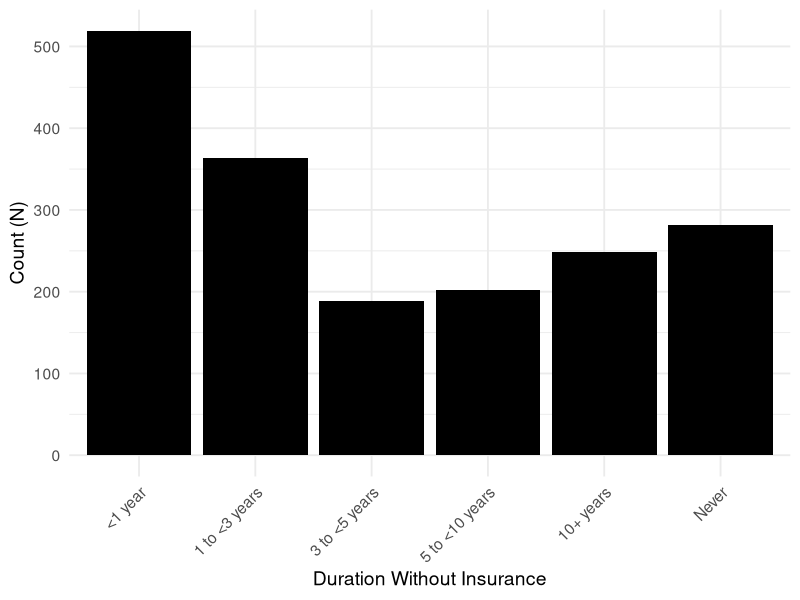

Reproduce this figure in R.
################################################
# Generate histogram of duration without insurance
# Author: Julia Muller
# Date: 18 February 2024
# Last modified: February 2024
################################################

# Load libraries
suppressPackageStartupMessages(library(tidyverse))

# Import data
data <- read_csv('data/no_insurance_filtered.csv', show_col_types = F)

# Factor duration variable
data <- data %>%
  # mutate(
  #   HILAST.f = factor(HILAST.f, levels = c(
  #     '<1 year', '1 to <2 years', '2 to <3 years', '3 to <5 years', '5 to <10 years',
  #     '10+ years', 'Never', 'Unknown'))
  # )
  mutate(
    HILAST.f = factor(HILAST.f, levels = c(
      '<1 year', '1 to <3 years', '3 to <5 years', '5 to <10 years',
      '10+ years', 'Never', 'Unknown'))
  )

# Plot duration of no insurance
plt <- ggplot(data = data) +
  geom_bar(aes(x = HILAST.f), stat = 'count', fill = 'black') +
  theme_minimal(base_size = 14) +
  theme(legend.position = 'none',
        axis.text.x = element_text(angle = 45, vjust = 1, hjust = 1)) +
  labs(x = 'Duration Without Insurance', y = 'Count (N)') +
  scale_y_continuous(breaks = seq(0, 700, by = 100))

# Export as PNG
ggsave('figures/duration_no_insurance.png', plt, height = 6, width = 8)
